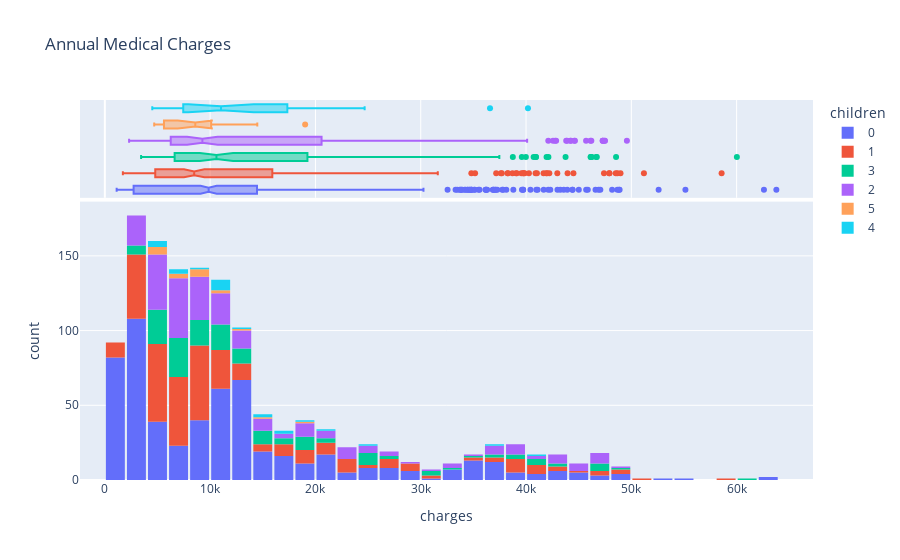

The cell this chart's notebook holds for it:
### Code cell
fig = px.histogram(medical_df, x='charges', marginal='box', color='children',
                   title='Annual Medical Charges')
fig.update_layout(bargap=0.1)
fig.show()

### Figure 1 — Plotly figure (JSON) as saved in the notebook; plotly's stock layout.template omitted (floating-point values rounded to 4 significant figures; data arrays with more than 128 entries replaced by an {"elided": "..."} marker saying what was removed)
{"data": [{"alignmentgroup": "True", "bingroup": "x", "hovertemplate": "children=0<br>charges=%{x}<br>count=%{y}<extra></extra>", "legendgroup": "0", "marker": {"color": "#636efa", "pattern": {"shape": ""}}, "name": "0", "offsetgroup": "0", "orientation": "v", "showlegend": true, "x": {"elided": "574 float values"}, "xaxis": "x", "yaxis": "y", "type": "histogram"}, {"alignmentgroup": "True", "hovertemplate": "children=0<br>charges=%{x}<extra></extra>", "legendgroup": "0", "marker": {"color": "#636efa"}, "name": "0", "notched": true, "offsetgroup": "0", "showlegend": false, "x": {"elided": "574 float values"}, "xaxis": "x2", "yaxis": "y2", "type": "box"}, {"alignmentgroup": "True", "bingroup": "x", "hovertemplate": "children=1<br>charges=%{x}<br>count=%{y}<extra></extra>", "legendgroup": "1", "marker": {"color": "#EF553B", "pattern": {"shape": ""}}, "name": "1", "offsetgroup": "1", "orientation": "v", "showlegend": true, "x": {"elided": "324 float values"}, "xaxis": "x", "yaxis": "y", "type": "histogram"}, {"alignmentgroup": "True", "hovertemplate": "children=1<br>charges=%{x}<extra></extra>", "legendgroup": "1", "marker": {"color": "#EF553B"}, "name": "1", "notched": true, "offsetgroup": "1", "showlegend": false, "x": {"elided": "324 float values"}, "xaxis": "x2", "yaxis": "y2", "type": "box"}, {"alignmentgroup": "True", "bingroup": "x", "hovertemplate": "children=3<br>charges=%{x}<br>count=%{y}<extra></extra>", "legendgroup": "3", "marker": {"color": "#00cc96", "pattern": {"shape": ""}}, "name": "3", "offsetgroup": "3", "orientation": "v", "showlegend": true, "x": {"elided": "157 float values"}, "xaxis": "x", "yaxis": "y", "type": "histogram"}, {"alignmentgroup": "True", "hovertemplate": "children=3<br>charges=%{x}<extra></extra>", "legendgroup": "3", "marker": {"color": "#00cc96"}, "name": "3", "notched": true, "offsetgroup": "3", "showlegend": false, "x": {"elided": "157 float values"}, "xaxis": "x2", "yaxis": "y2", "type": "box"}, {"alignmentgroup": "True", "bingroup": "x", "hovertemplate": "children=2<br>charges=%{x}<br>count=%{y}<extra></extra>", "legendgroup": "2", "marker": {"color": "#ab63fa", "pattern": {"shape": ""}}, "name": "2", "offsetgroup": "2", "orientation": "v", "showlegend": true, "x": {"elided": "240 float values"}, "xaxis": "x", "yaxis": "y", "type": "histogram"}, {"alignmentgroup": "True", "hovertemplate": "children=2<br>charges=%{x}<extra></extra>", "legendgroup": "2", "marker": {"color": "#ab63fa"}, "name": "2", "notched": true, "offsetgroup": "2", "showlegend": false, "x": {"elided": "240 float values"}, "xaxis": "x2", "yaxis": "y2", "type": "box"}, {"alignmentgroup": "True", "bingroup": "x", "hovertemplate": "children=5<br>charges=%{x}<br>count=%{y}<extra></extra>", "legendgroup": "5", "marker": {"color": "#FFA15A", "pattern": {"shape": ""}}, "name": "5", "offsetgroup": "5", "orientation": "v", "showlegend": true, "x": [4688.0, 6799.0, 4831.0, 5080.0, 9789.0, 12590.0, 11550.0, 6666.0, 6654.0, 10100.0, 8966.0, 8597.0, 4915.0, 19020.0, 9222.0, 8582.0, 5615.0, 14480.0], "xaxis": "x", "yaxis": "y", "type": "histogram"}, {"alignmentgroup": "True", "hovertemplate": "children=5<br>charges=%{x}<extra></extra>", "legendgroup": "5", "marker": {"color": "#FFA15A"}, "name": "5", "notched": true, "offsetgroup": "5", "showlegend": false, "x": [4688.0, 6799.0, 4831.0, 5080.0, 9789.0, 12590.0, 11550.0, 6666.0, 6654.0, 10100.0, 8966.0, 8597.0, 4915.0, 19020.0, 9222.0, 8582.0, 5615.0, 14480.0], "xaxis": "x2", "yaxis": "y2", "type": "box"}, {"alignmentgroup": "True", "bingroup": "x", "hovertemplate": "children=4<br>charges=%{x}<br>count=%{y}<extra></extra>", "legendgroup": "4", "marker": {"color": "#19d3f3", "pattern": {"shape": ""}}, "name": "4", "offsetgroup": "4", "orientation": "v", "showlegend": true, "x": [4505.0, 11030.0, 10410.0, 8163.0, 11520.0, 24670.0, 10980.0, 10740.0, 7512.0, 17940.0, 40180.0, 12950.0, 14390.0, 17130.0, 4878.0, 7244.0, 36580.0, 5709.0, 11300.0, 4561.0, 11020.0, 6059.0, 15830.0, 21470.0, 19500.0], "xaxis": "x", "yaxis": "y", "type": "histogram"}, {"alignmentgroup": "True", "hovertemplate": "children=4<br>charges=%{x}<extra></extra>", "legendgroup": "4", "marker": {"color": "#19d3f3"}, "name": "4", "notched": true, "offsetgroup": "4", "showlegend": false, "x": [4505.0, 11030.0, 10410.0, 8163.0, 11520.0, 24670.0, 10980.0, 10740.0, 7512.0, 17940.0, 40180.0, 12950.0, 14390.0, 17130.0, 4878.0, 7244.0, 36580.0, 5709.0, 11300.0, 4561.0, 11020.0, 6059.0, 15830.0, 21470.0, 19500.0], "xaxis": "x2", "yaxis": "y2", "type": "box"}], "layout": {"xaxis": {"anchor": "y", "domain": [0.0, 1.0], "title": {"text": "charges"}}, "yaxis": {"anchor": "x", "domain": [0.0, 0.7326], "title": {"text": "count"}}, "xaxis2": {"anchor": "y2", "domain": [0.0, 1.0], "matches": "x", "showticklabels": false, "showgrid": true}, "yaxis2": {"anchor": "x2", "domain": [0.7426, 1.0], "matches": "y2", "showticklabels": false, "showline": false, "ticks": "", "showgrid": false}, "legend": {"title": {"text": "children"}, "tracegroupgap": 0}, "title": {"text": "Annual Medical Charges"}, "barmode": "relative", "bargap": 0.1}}
